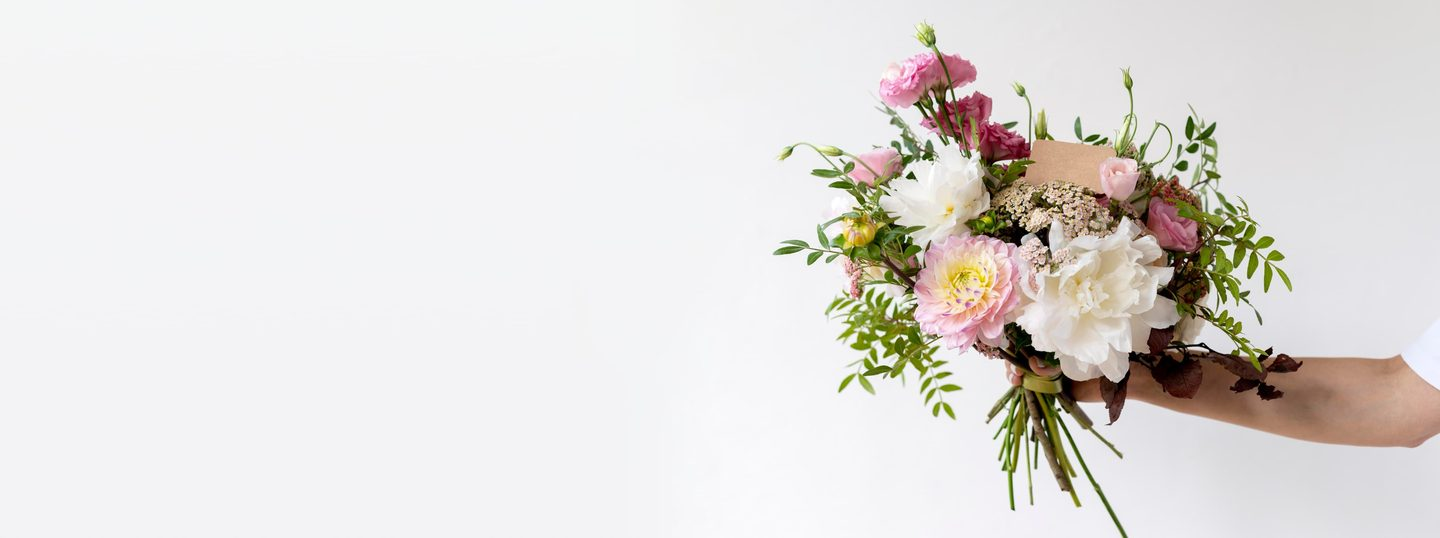
#> input picture images/hero-flowers.jpg, 1440 x 538 px; its folder holds 7 pictures in this run
$ python generate-retina.py
#> lines starting #> are read from the running program, lines starting #| are printed output that depends on the picture
"""Generate @2x and breakpoint-specific retina images for Flora."""
from pathlib import Path

from PIL import Image

ROOT = Path(__file__).resolve().parent.parent
IMAGES = ROOT / "images"
RETINA = IMAGES / "retina"


def save_pair(img: Image.Image, path: Path) -> None:
    path.parent.mkdir(parents=True, exist_ok=True)
    img.save(path, "JPEG", quality=85, optimize=True)
    img.resize((img.width * 2, img.height * 2), Image.Resampling.LANCZOS).save(
        path.with_name(f"{path.stem}@2x{path.suffix}"),
        "JPEG",
        quality=82,
        optimize=True,
    )


def cover_crop(img: Image.Image, target_w: int, target_h: int) -> Image.Image:
    scale = max(target_w / img.width, target_h / img.height)
    resized = img.resize(
        (round(img.width * scale), round(img.height * scale)),
        Image.Resampling.LANCZOS,
    )
    left = (resized.width - target_w) // 2
    top = (resized.height - target_h) // 2
    return resized.crop((left, top, left + target_w, top + target_h))


def generate_hero() -> None:
    src = Image.open(IMAGES / "hero-flowers.jpg")
#> src is the input picture: PIL image 1440x538 RGB; mean R, G, B 225.5, 222.3, 219.3
    sizes = {
        "mobile": (768, 510),
        "tablet": (1024, 560),
        "desktop": (1440, 669),
    }
    for name, (w, h) in sizes.items():
        save_pair(cover_crop(src, w, h), RETINA / f"hero-flowers-{name}.jpg")
#> this loop made 3 passes
#> pass 1, in save_pair, `img.save(path, "JPEG", quality=85, optimize=True)`:
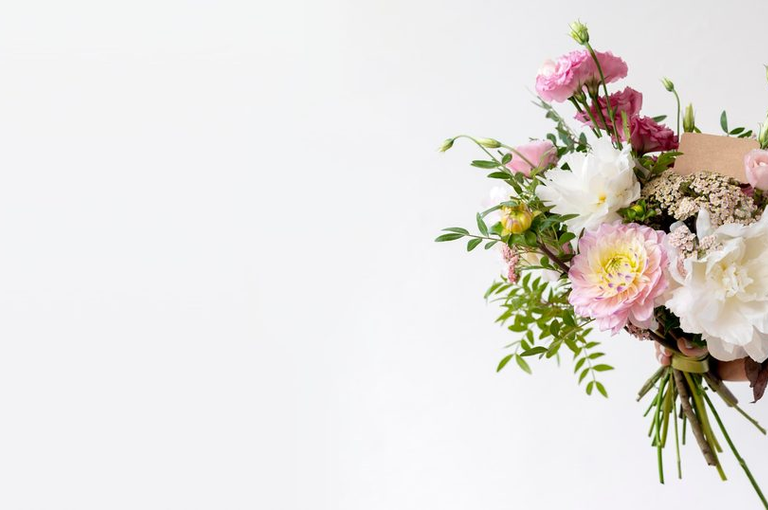
#> saved as hero-flowers-mobile.jpg: PIL image 768x510 RGB; mean R, G, B 228.3, 225.2, 221.3


def generate_passion() -> None:
    src = Image.open(IMAGES / "passion-florist.jpg")
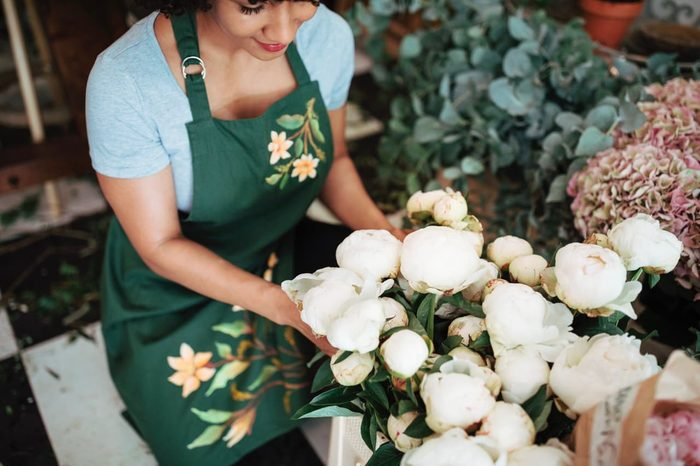
#> input picture images/passion-florist.jpg, 700 x 466 px
#> src is the input picture: PIL image 700x466 RGB; mean R, G, B 113.5, 113, 102
    sizes = {
        "mobile": (335, 419),
        "tablet": (352, 264),
        "desktop": (600, 450),
    }
    for name, (w, h) in sizes.items():
        save_pair(cover_crop(src, w, h), RETINA / f"passion-florist-{name}.jpg")
#> this loop made 3 passes
#> pass 1, in save_pair (call 4), `img.resize((img.width * 2, img.height * 2), Image.Resampling.LANCZOS)...`:
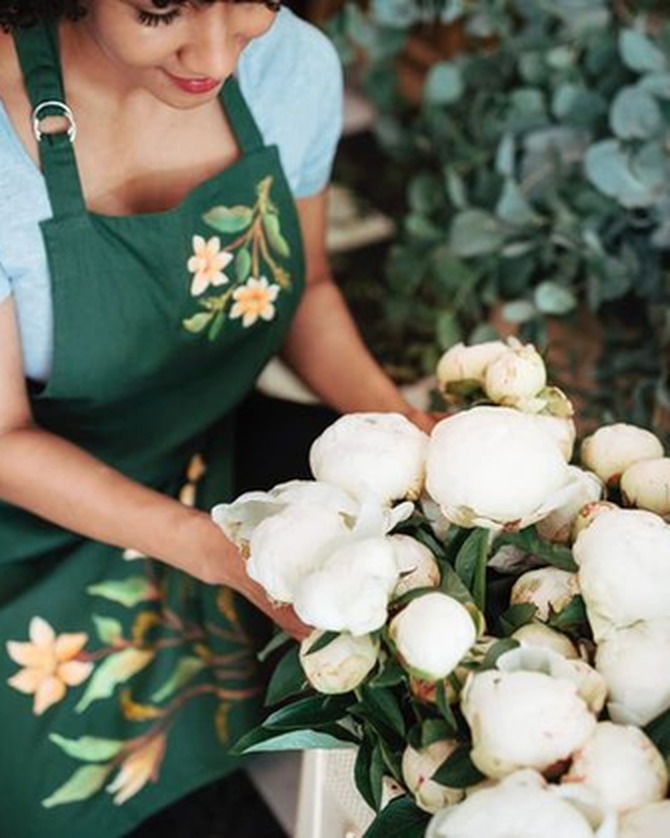
#> saved as passion-florist-mobile@2x.jpg: PIL image 670x838 RGB; mean R, G, B 118, 120.8, 107


def generate_contact() -> None:
    src = Image.open(IMAGES / "contact-photo.jpg")
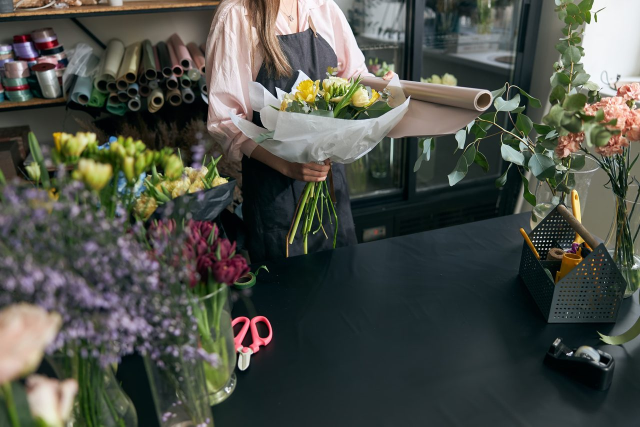
#> input picture images/contact-photo.jpg, 1280 x 853 px (shown at 1/2 size)
#> src is the input picture: PIL image 1280x853 RGB; mean R, G, B 76.6, 79.6, 72.2
    sizes = {
        "mobile": (335, 312),
        "tablet": (704, 396),
        "desktop": (1152, 648),
    }
    for name, (w, h) in sizes.items():
        save_pair(cover_crop(src, w, h), RETINA / f"contact-photo-{name}.jpg")
#> this loop made 3 passes
#> pass 1, in cover_crop (call 7), `resized = img.resize( (round(img.width * scale), round(img.height * sc..`:
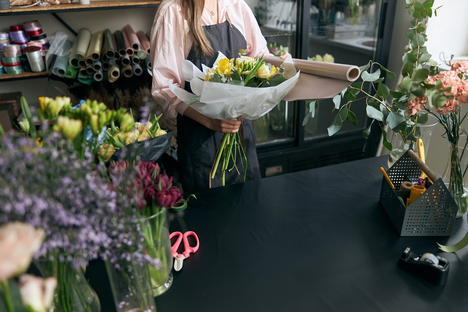
#> resized: PIL image 468x312 RGB; mean R, G, B 76.6, 79.6, 72.2
#> pass 1, in save_pair (call 7), `img.resize((img.width * 2, img.height * 2), Image.Resampling.LANCZOS)...`:
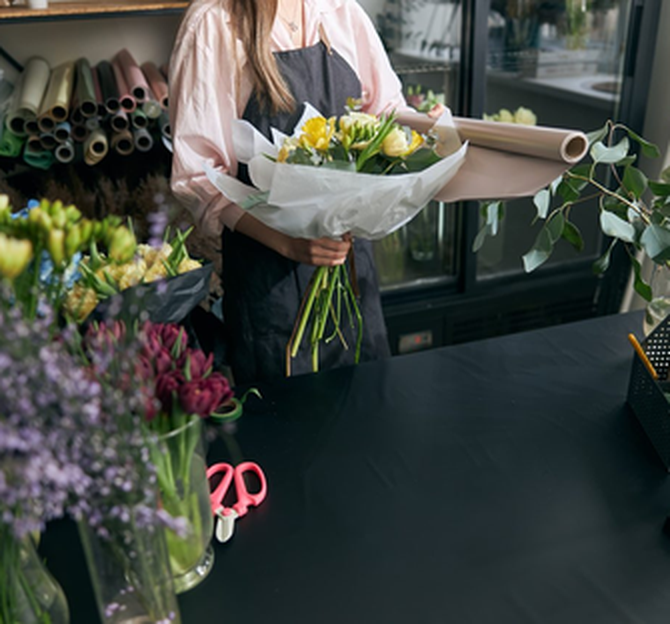
#> saved as contact-photo-mobile@2x.jpg: PIL image 670x624 RGB; mean R, G, B 68.6, 72.8, 66.8


def generate_bouquet_2x() -> None:
    for path in IMAGES.glob("bouquet-*.jpg"):
        if "@2x" in path.name:
            continue
        img = Image.open(path)
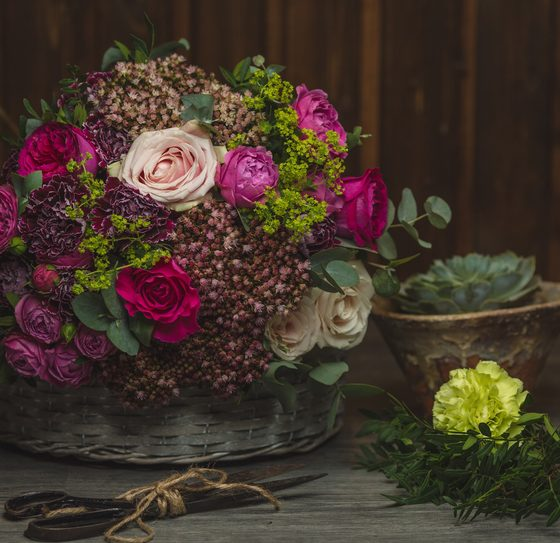
#> input picture images/bouquet-berry-bloom.jpg, 560 x 543 px
#> img is the input picture: PIL image 560x543 RGB; mean R, G, B 68.3, 53.7, 43.2
        out = path.with_name(f"{path.stem}@2x{path.suffix}")
        if not out.exists():
            img.resize((img.width * 2, img.height * 2), Image.Resampling.LANCZOS).save(
                out, "JPEG", quality=82, optimize=True
            )


def main() -> None:
    generate_hero()
    generate_passion()
    generate_contact()
    generate_bouquet_2x()
    print("Retina images generated in images/retina/")


if __name__ == "__main__":
    main()
